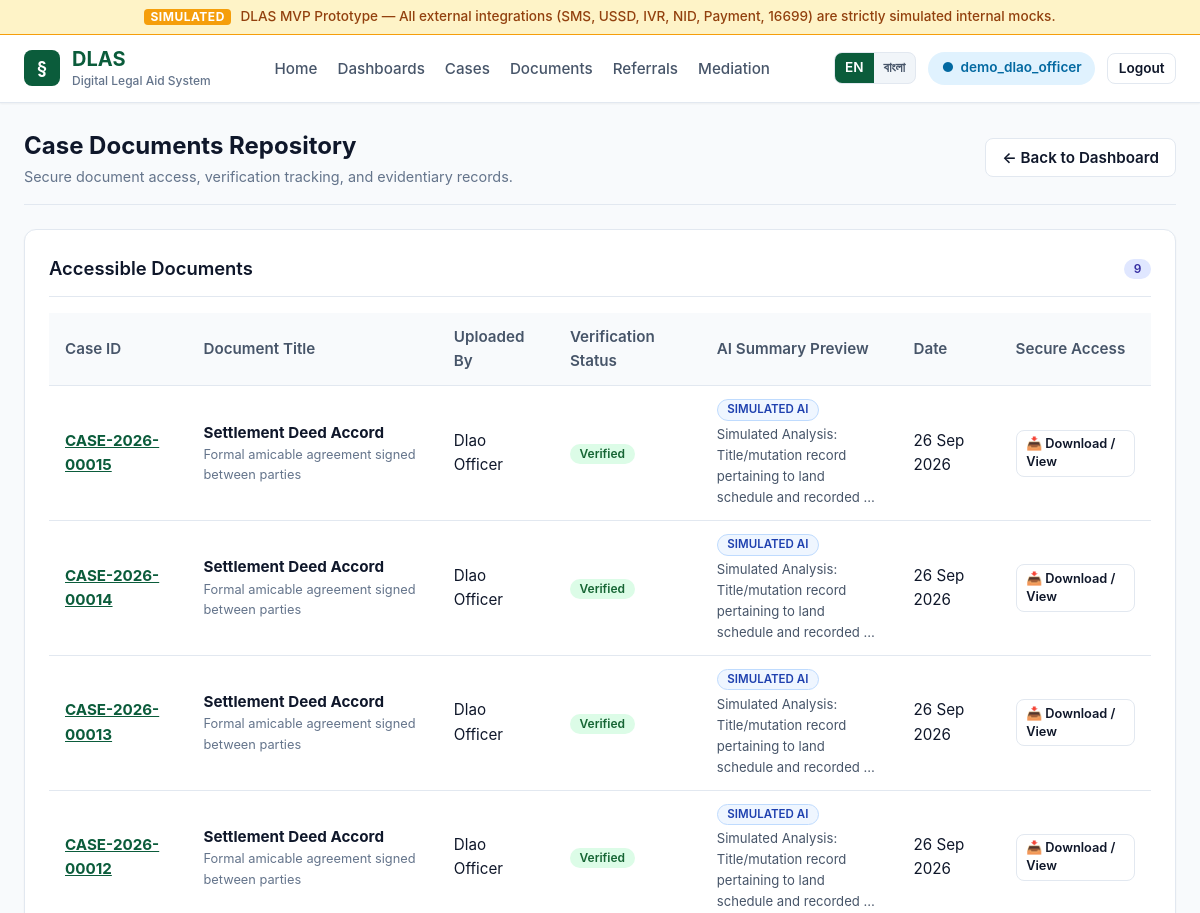
The app's page /documents/ (signed in, upper part), older data.
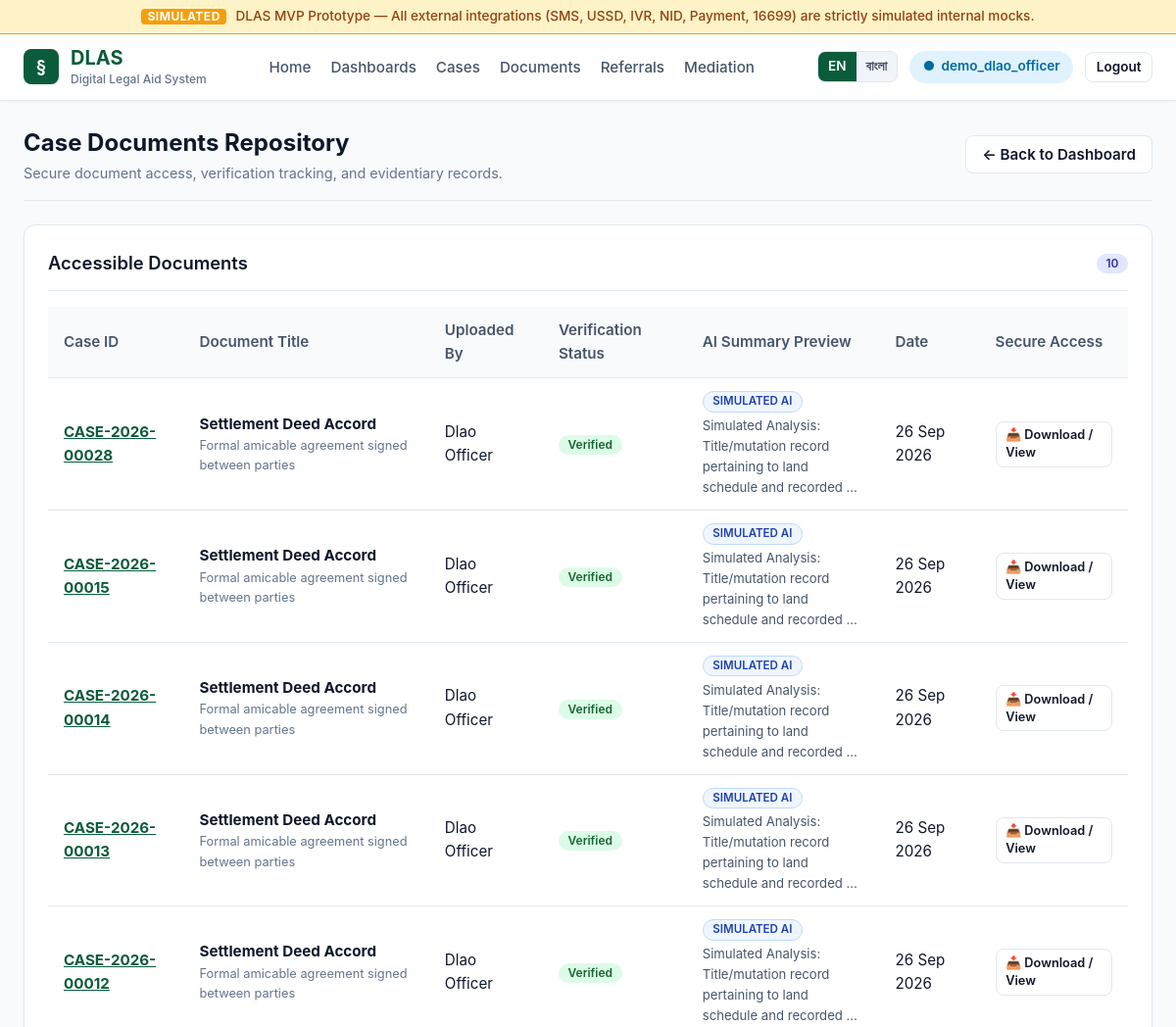
The same page, newer data.
### documents/models.py (models this page shows, shortened)
class Document(models.Model):
    STATUS_UPLOADED = 'uploaded'
    STATUS_VERIFIED = 'verified'
    STATUS_MISSING = 'missing'
    STATUS_UNREADABLE = 'unreadable'
    STATUS_CHOICES = [
        (STATUS_UPLOADED, 'Uploaded'),
        (STATUS_VERIFIED, 'Verified'),
        (STATUS_MISSING, 'Missing Information'),
        (STATUS_UNREADABLE, 'Unreadable/Blurry'),
    ]
    case = models.ForeignKey(
        'cases.CaseRecord',
        on_delete=models.CASCADE,
        related_name='documents'
    )
    uploaded_by = models.ForeignKey(
        User,
        on_delete=models.PROTECT,
        related_name='uploaded_documents'
    )
    title = models.CharField(max_length=255)
    file = models.FileField(upload_to='documents/%Y/%m/')
    status = models.CharField(max_length=32, choices=STATUS_CHOICES, default=STATUS_UPLOADED)
    description = models.TextField(blank=True)
    ai_summary = models.TextField(null=True, blank=True)
    ai_confidence = models.FloatField(null=True, blank=True)
    created_at = models.DateTimeField(auto_now_add=True)
    updated_at = models.DateTimeField(auto_now=True)
    class Meta:
        ordering = ['-created_at']
        verbose_name = 'Document'
        verbose_name_plural = 'Documents'

### cases/models.py (models this page shows, shortened)
class CaseRecord(models.Model):
    PRIORITY_LOW = 'LOW'
    PRIORITY_MEDIUM = 'MEDIUM'
    PRIORITY_HIGH = 'HIGH'
    PRIORITY_URGENT = 'URGENT'
    PRIORITY_CHOICES = [
        (PRIORITY_LOW, 'Low'),
        (PRIORITY_MEDIUM, 'Medium'),
        (PRIORITY_HIGH, 'High'),
        (PRIORITY_URGENT, 'Urgent'),
    ]
    STATUS_ACCEPTED = 'ACCEPTED'
    STATUS_IN_PROGRESS = 'IN_PROGRESS'
    STATUS_REFERRED = 'REFERRED'
    STATUS_MEDIATION = 'MEDIATION'
    STATUS_RESOLVED = 'RESOLVED'
    STATUS_CLOSED = 'CLOSED'
    STATUS_CHOICES = [
        (STATUS_ACCEPTED, 'Accepted'),
        (STATUS_IN_PROGRESS, 'In Progress'),
        (STATUS_REFERRED, 'Referred'),
        (STATUS_MEDIATION, 'Mediation'),
        (STATUS_RESOLVED, 'Resolved'),
        (STATUS_CLOSED, 'Closed'),
    ]
    case_id = models.CharField(max_length=64, unique=True, db_index=True)
    application = models.OneToOneField(
        Application,
        on_delete=models.PROTECT,
        related_name='case_record'
    )
    assigned_officer = models.ForeignKey(
        User,
        on_delete=models.PROTECT,
        related_name='assigned_officer_cases'
    )
    assigned_lawyer = models.ForeignKey(
        User,
        null=True,
        blank=True,
        on_delete=models.SET_NULL,
        related_name='assigned_lawyer_cases'
    )
    priority = models.CharField(max_length=20, choices=PRIORITY_CHOICES, default=PRIORITY_MEDIUM)
    status = models.CharField(max_length=32, choices=STATUS_CHOICES, default=STATUS_ACCEPTED)
    accepted_at = models.DateTimeField(default=timezone.now)
    closed_at = models.DateTimeField(null=True, blank=True)
    created_at = models.DateTimeField(auto_now_add=True)
    updated_at = models.DateTimeField(auto_now=True)
    class Meta:
        ordering = ['-created_at']
        verbose_name = 'Case Record'
        verbose_name_plural = 'Case Records'

### documents/views.py (the view)
# urls.py: path('', views.index, name='index'),
def index(request):
    documents = []
    if request.user.is_authenticated:
        user = request.user
        role = getattr(getattr(user, 'profile', None), 'role', None)
        if has_role(user, [UserProfile.ROLE_DLAO_OFFICER, UserProfile.ROLE_DLAO_SUPPORT_STAFF, UserProfile.ROLE_ADMIN]):
            documents = Document.objects.all().select_related('case', 'uploaded_by').order_by('-created_at')
        elif role == UserProfile.ROLE_CITIZEN:
            documents = Document.objects.filter(case__application__applicant_user=user).select_related('case', 'uploaded_by').order_by('-created_at')
        elif role == UserProfile.ROLE_PANEL_LAWYER:
            documents = Document.objects.filter(case__assigned_lawyer=user).select_related('case', 'uploaded_by').order_by('-created_at')
    return render(request, 'documents/index.html', {'documents': documents})

### accounts/permissions.py (called while the page is built)
def get_user_role(user):
    if not user or not user.is_authenticated:
        return None
    if user.is_superuser:
        return UserProfile.ROLE_ADMIN
    if hasattr(user, 'profile'):
        return user.profile.role
    return None

def has_role(user, allowed_roles):
    if not user or not user.is_authenticated:
        return False
    if user.is_superuser:
        return True
    if isinstance(allowed_roles, str):
        allowed_roles = [allowed_roles]
    role = get_user_role(user)
    return role in allowed_roles

### core/context_processors.py (called while the page is built)
def language_context(request):
    lang = request.session.get('django_language') or request.COOKIES.get('django_language', 'en')
    if lang not in ['en', 'bn']:
        lang = 'en'
    return {
        'current_language': lang,
        'is_bangla': (lang == 'bn'),
        'is_english': (lang == 'en'),
    }

### core/templatetags/dlas_tags.py (called while the page is built)
@register.simple_tag(takes_context=True)
def tr(context, en_text, bn_text):
    is_bangla = context.get('is_bangla', False)
    return bn_text if is_bangla else en_text

### templates/documents/index.html (shortened to what this page needs)
{% extends 'base.html' %}
{% load dlas_tags %}
{% block content %}
<div class="dashboard-header">
  <div>
    <h2>{% tr "Case Documents Repository" "মামলার নথিপত্র সংগ্রহশালা" %}</h2>
    <p style="color: var(--text-muted); font-size: 0.9rem;">
      {% tr "Secure document access, verification tracking, and evidentiary records." "নিরাপদ নথি সংরক্ষণ, যাচাইকরণ ট্র্যাকিং ও প্রমাণিক নথিপত্র।" %}
    </p>
  </div>
  <div>
    <a href="{% url 'dashboard:index' %}" class="btn btn-secondary">
      &larr; {% tr "Back to Dashboard" "ড্যাশবোর্ডে ফিরুন" %}
    </a>
  </div>
</div>
<div class="card">
  <div class="card-header">
    <h3 class="card-title">{% tr "Accessible Documents" "উপলব্ধ নথিপত্র" %}</h3>
    <span class="badge badge-in-progress">{{ documents|length }}</span>
  </div>
  {% if documents %}
    <div class="table-responsive">
      <table class="table">
        <thead>
          <tr>
            <th>{% tr "Case ID" "মামলা আইডি" %}</th>
            <th>{% tr "Document Title" "নথির শিরোনাম" %}</th>
            <th>{% tr "Uploaded By" "আপলোড করেছেন" %}</th>
            <th>{% tr "Verification Status" "যাচাই অবস্থা" %}</th>
            <th>{% tr "AI Summary Preview" "এআই সংক্ষিপ্তসার" %}</th>
            <th>{% tr "Date" "তারিখ" %}</th>
            <th>{% tr "Secure Access" "নিরাপদ অ্যাক্সেস" %}</th>
          </tr>
        </thead>
        <tbody>
          {% for doc in documents %}
            <tr>
              <td>
                <a href="{% url 'cases:officer_case_detail' doc.case.case_id %}" style="font-weight: 700; color: var(--primary-color);">
                  {{ doc.case.case_id }}
                </a>
              </td>
              <td>
                <strong>{{ doc.title }}</strong>
                {% if doc.description %}
                  <div style="font-size: 0.8rem; color: var(--text-muted);">{{ doc.description|truncatewords:8 }}</div>
                {% endif %}
              </td>
              <td>{{ doc.uploaded_by.get_full_name|default:doc.uploaded_by.username }}</td>
              <td>
                <span class="badge
                  {% if doc.status == 'verified' %}badge-accepted
                  {% elif doc.status == 'missing' %}badge-emergency
                  {% elif doc.status == 'unreadable' %}badge-rejected
                  {% else %}badge-pending{% endif %}">
                  {{ doc.get_status_display }}
                </span>
              </td>
              <td style="max-width: 250px; font-size: 0.82rem; color: var(--text-secondary);">
                {% if doc.ai_summary %}
                  <span class="badge" style="background: #eff6ff; color: #1e40af; border: 1px solid #bfdbfe; font-size: 0.72rem; margin-bottom: 0.2rem;">
                    {% tr "SIMULATED AI" "সিমুলেটেড এআই" %}
                  </span><br>
                  {{ doc.ai_summary|truncatewords:10 }}
                {% else %}
                  <span style="color: var(--text-muted);">—</span>
                {% endif %}
              </td>
              <td>{{ doc.created_at|date:"d M Y" }}</td>
              <td>
                <a href="{% url 'documents:document_download' doc.id %}" target="_blank" class="btn btn-secondary" style="padding: 0.3rem 0.6rem; font-size: 0.8rem;">
                  📥 {% tr "Download / View" "ডাউনলোড / দেখুন" %}
                </a>
              </td>
            </tr>
          {% endfor %}
        </tbody>
      </table>
    </div>
  {% endif %}
</div>
{% endblock %}

Row changes from the older to the newer data that the page shows:
added Document: case.case_id "CASE-2026-00028", title "Settlement Deed Accord", description "Formal amicable agreement signed between parties", uploaded_by.get_full_name "Dlao Officer", status "Verified", tr "SIMULATED AI", ai_summary "Simulated Analysis: Title/mutation record pertaining to land schedule and recorded …", created_at "26 Sep 2026", tr "Download / View"
Text that changed along with them:
{{ documents|length }}: "9" → "10"
